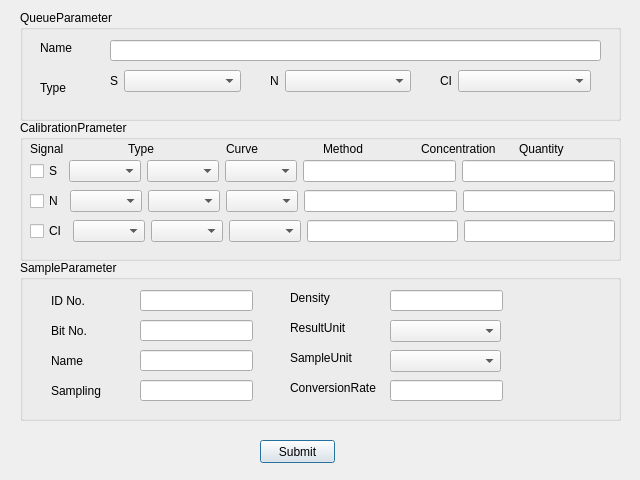
<?xml version="1.0" encoding="UTF-8"?>
<ui version="4.0">
 <class>QueueSettingDialog</class>
 <widget class="QDialog" name="QueueSettingDialog">
  <property name="geometry">
   <rect>
    <x>0</x>
    <y>0</y>
    <width>640</width>
    <height>480</height>
   </rect>
  </property>
  <property name="windowTitle">
   <string>QueueSettingDialog</string>
  </property>
  <widget class="QGroupBox" name="groupBox_QueueParameter">
   <property name="geometry">
    <rect>
     <x>20</x>
     <y>10</y>
     <width>601</width>
     <height>111</height>
    </rect>
   </property>
   <property name="title">
    <string>QueueParameter</string>
   </property>
   <widget class="QLabel" name="label_QueueName">
    <property name="geometry">
     <rect>
      <x>20</x>
      <y>30</y>
      <width>53</width>
      <height>15</height>
     </rect>
    </property>
    <property name="text">
     <string>Name</string>
    </property>
   </widget>
   <widget class="QLabel" name="label_Type">
    <property name="geometry">
     <rect>
      <x>20</x>
      <y>70</y>
      <width>53</width>
      <height>15</height>
     </rect>
    </property>
    <property name="text">
     <string>Type</string>
    </property>
   </widget>
   <widget class="QLineEdit" name="lineEdit">
    <property name="geometry">
     <rect>
      <x>90</x>
      <y>30</y>
      <width>491</width>
      <height>21</height>
     </rect>
    </property>
   </widget>
   <widget class="QWidget" name="formLayoutWidget">
    <property name="geometry">
     <rect>
      <x>90</x>
      <y>60</y>
      <width>131</width>
      <height>31</height>
     </rect>
    </property>
    <layout class="QFormLayout" name="formLayout_S">
     <item row="0" column="0">
      <widget class="QLabel" name="label_S">
       <property name="text">
        <string>S</string>
       </property>
      </widget>
     </item>
     <item row="0" column="1">
      <widget class="QComboBox" name="comboBox_S"/>
     </item>
    </layout>
   </widget>
   <widget class="QWidget" name="formLayoutWidget_2">
    <property name="geometry">
     <rect>
      <x>250</x>
      <y>60</y>
      <width>141</width>
      <height>31</height>
     </rect>
    </property>
    <layout class="QFormLayout" name="formLayout_N">
     <item row="0" column="0">
      <widget class="QLabel" name="label_N">
       <property name="text">
        <string>N</string>
       </property>
      </widget>
     </item>
     <item row="0" column="1">
      <widget class="QComboBox" name="comboBox_N"/>
     </item>
    </layout>
   </widget>
   <widget class="QWidget" name="formLayoutWidget_3">
    <property name="geometry">
     <rect>
      <x>420</x>
      <y>60</y>
      <width>151</width>
      <height>31</height>
     </rect>
    </property>
    <layout class="QFormLayout" name="formLayout_CI">
     <item row="0" column="0">
      <widget class="QLabel" name="label_CI">
       <property name="text">
        <string>CI</string>
       </property>
      </widget>
     </item>
     <item row="0" column="1">
      <widget class="QComboBox" name="comboBox_CI"/>
     </item>
    </layout>
   </widget>
  </widget>
  <widget class="QGroupBox" name="groupBox_CalibrationPrameter">
   <property name="geometry">
    <rect>
     <x>20</x>
     <y>120</y>
     <width>601</width>
     <height>141</height>
    </rect>
   </property>
   <property name="title">
    <string>CalibrationPrameter</string>
   </property>
   <widget class="QWidget" name="layoutWidget">
    <property name="geometry">
     <rect>
      <x>10</x>
      <y>70</y>
      <width>585</width>
      <height>23</height>
     </rect>
    </property>
    <layout class="QHBoxLayout" name="horizontalLayout_3">
     <item>
      <widget class="QCheckBox" name="checkBox_N">
       <property name="text">
        <string>N</string>
       </property>
      </widget>
     </item>
     <item>
      <widget class="QComboBox" name="comboBox__Type_N"/>
     </item>
     <item>
      <widget class="QComboBox" name="comboBox_Curve_N"/>
     </item>
     <item>
      <widget class="QComboBox" name="comboBox_Method_N"/>
     </item>
     <item>
      <widget class="QLineEdit" name="lineEdit_Concentration_N"/>
     </item>
     <item>
      <widget class="QLineEdit" name="lineEdit_Quantity_N"/>
     </item>
    </layout>
   </widget>
   <widget class="QWidget" name="layoutWidget_2">
    <property name="geometry">
     <rect>
      <x>10</x>
      <y>100</y>
      <width>585</width>
      <height>23</height>
     </rect>
    </property>
    <layout class="QHBoxLayout" name="horizontalLayout_N">
     <item>
      <widget class="QCheckBox" name="checkBox_CI">
       <property name="text">
        <string>CI</string>
       </property>
      </widget>
     </item>
     <item>
      <widget class="QComboBox" name="comboBox__Type_CI"/>
     </item>
     <item>
      <widget class="QComboBox" name="comboBox_Curve_CI"/>
     </item>
     <item>
      <widget class="QComboBox" name="comboBox_Method_CI"/>
     </item>
     <item>
      <widget class="QLineEdit" name="lineEdit_Concentration_CI"/>
     </item>
     <item>
      <widget class="QLineEdit" name="lineEdit_Quantity_CI"/>
     </item>
    </layout>
   </widget>
   <widget class="QWidget" name="layoutWidget">
    <property name="geometry">
     <rect>
      <x>10</x>
      <y>20</y>
      <width>581</width>
      <height>17</height>
     </rect>
    </property>
    <layout class="QHBoxLayout" name="horizontalLayout">
     <item>
      <widget class="QLabel" name="label_6">
       <property name="text">
        <string>Signal</string>
       </property>
      </widget>
     </item>
     <item>
      <widget class="QLabel" name="label_7">
       <property name="text">
        <string>Type</string>
       </property>
      </widget>
     </item>
     <item>
      <widget class="QLabel" name="label_8">
       <property name="text">
        <string>Curve</string>
       </property>
      </widget>
     </item>
     <item>
      <widget class="QLabel" name="label_9">
       <property name="text">
        <string>Method</string>
       </property>
      </widget>
     </item>
     <item>
      <widget class="QLabel" name="label_10">
       <property name="text">
        <string>Concentration</string>
       </property>
      </widget>
     </item>
     <item>
      <widget class="QLabel" name="label_11">
       <property name="text">
        <string>Quantity</string>
       </property>
      </widget>
     </item>
    </layout>
   </widget>
   <widget class="QWidget" name="layoutWidget">
    <property name="geometry">
     <rect>
      <x>10</x>
      <y>40</y>
      <width>585</width>
      <height>23</height>
     </rect>
    </property>
    <layout class="QHBoxLayout" name="horizontalLayout_2">
     <item>
      <widget class="QCheckBox" name="checkBox_S">
       <property name="text">
        <string>S</string>
       </property>
      </widget>
     </item>
     <item>
      <widget class="QComboBox" name="comboBox_Type_S"/>
     </item>
     <item>
      <widget class="QComboBox" name="comboBox_Curve_S"/>
     </item>
     <item>
      <widget class="QComboBox" name="comboBox_Method_S"/>
     </item>
     <item>
      <widget class="QLineEdit" name="lineEdit_Concentration_S"/>
     </item>
     <item>
      <widget class="QLineEdit" name="lineEdit_Quantity_S"/>
     </item>
    </layout>
   </widget>
  </widget>
  <widget class="QGroupBox" name="groupBox_SampleParameter">
   <property name="geometry">
    <rect>
     <x>20</x>
     <y>260</y>
     <width>601</width>
     <height>161</height>
    </rect>
   </property>
   <property name="title">
    <string>SampleParameter</string>
   </property>
   <widget class="QLabel" name="label_ID">
    <property name="geometry">
     <rect>
      <x>31</x>
      <y>30</y>
      <width>91</width>
      <height>21</height>
     </rect>
    </property>
    <property name="text">
     <string>ID No.</string>
    </property>
   </widget>
   <widget class="QLineEdit" name="lineEdit_8">
    <property name="geometry">
     <rect>
      <x>120</x>
      <y>30</y>
      <width>113</width>
      <height>21</height>
     </rect>
    </property>
   </widget>
   <widget class="QLabel" name="label_Density">
    <property name="geometry">
     <rect>
      <x>270</x>
      <y>30</y>
      <width>101</width>
      <height>16</height>
     </rect>
    </property>
    <property name="text">
     <string>Density</string>
    </property>
   </widget>
   <widget class="QLineEdit" name="lineEdit_9">
    <property name="geometry">
     <rect>
      <x>370</x>
      <y>30</y>
      <width>113</width>
      <height>21</height>
     </rect>
    </property>
   </widget>
   <widget class="QLabel" name="label_ResultUnit">
    <property name="geometry">
     <rect>
      <x>270</x>
      <y>60</y>
      <width>101</width>
      <height>16</height>
     </rect>
    </property>
    <property name="text">
     <string>ResultUnit</string>
    </property>
   </widget>
   <widget class="QLabel" name="label_Bit">
    <property name="geometry">
     <rect>
      <x>31</x>
      <y>60</y>
      <width>91</width>
      <height>21</height>
     </rect>
    </property>
    <property name="text">
     <string>Bit No.</string>
    </property>
   </widget>
   <widget class="QLineEdit" name="lineEdit_11">
    <property name="geometry">
     <rect>
      <x>120</x>
      <y>60</y>
      <width>113</width>
      <height>21</height>
     </rect>
    </property>
   </widget>
   <widget class="QLabel" name="label_SampleUnit">
    <property name="geometry">
     <rect>
      <x>270</x>
      <y>90</y>
      <width>101</width>
      <height>16</height>
     </rect>
    </property>
    <property name="text">
     <string>SampleUnit</string>
    </property>
   </widget>
   <widget class="QLabel" name="label_SampleName">
    <property name="geometry">
     <rect>
      <x>31</x>
      <y>90</y>
      <width>91</width>
      <height>21</height>
     </rect>
    </property>
    <property name="text">
     <string>Name</string>
    </property>
   </widget>
   <widget class="QLineEdit" name="lineEdit_13">
    <property name="geometry">
     <rect>
      <x>120</x>
      <y>90</y>
      <width>113</width>
      <height>21</height>
     </rect>
    </property>
   </widget>
   <widget class="QLabel" name="label_ConversionRate">
    <property name="geometry">
     <rect>
      <x>270</x>
      <y>120</y>
      <width>101</width>
      <height>16</height>
     </rect>
    </property>
    <property name="text">
     <string>ConversionRate</string>
    </property>
   </widget>
   <widget class="QLabel" name="label_Sampling">
    <property name="geometry">
     <rect>
      <x>31</x>
      <y>120</y>
      <width>91</width>
      <height>21</height>
     </rect>
    </property>
    <property name="text">
     <string>Sampling</string>
    </property>
   </widget>
   <widget class="QLineEdit" name="lineEdit_14">
    <property name="geometry">
     <rect>
      <x>370</x>
      <y>120</y>
      <width>113</width>
      <height>21</height>
     </rect>
    </property>
   </widget>
   <widget class="QLineEdit" name="lineEdit_15">
    <property name="geometry">
     <rect>
      <x>120</x>
      <y>120</y>
      <width>113</width>
      <height>21</height>
     </rect>
    </property>
   </widget>
   <widget class="QComboBox" name="comboBox_13">
    <property name="geometry">
     <rect>
      <x>370</x>
      <y>60</y>
      <width>111</width>
      <height>22</height>
     </rect>
    </property>
   </widget>
   <widget class="QComboBox" name="comboBox_14">
    <property name="geometry">
     <rect>
      <x>370</x>
      <y>90</y>
      <width>111</width>
      <height>22</height>
     </rect>
    </property>
   </widget>
  </widget>
  <widget class="QPushButton" name="pushButton_Submit">
   <property name="geometry">
    <rect>
     <x>260</x>
     <y>440</y>
     <width>75</width>
     <height>23</height>
    </rect>
   </property>
   <property name="text">
    <string>Submit</string>
   </property>
  </widget>
 </widget>
 <resources/>
 <connections/>
</ui>
